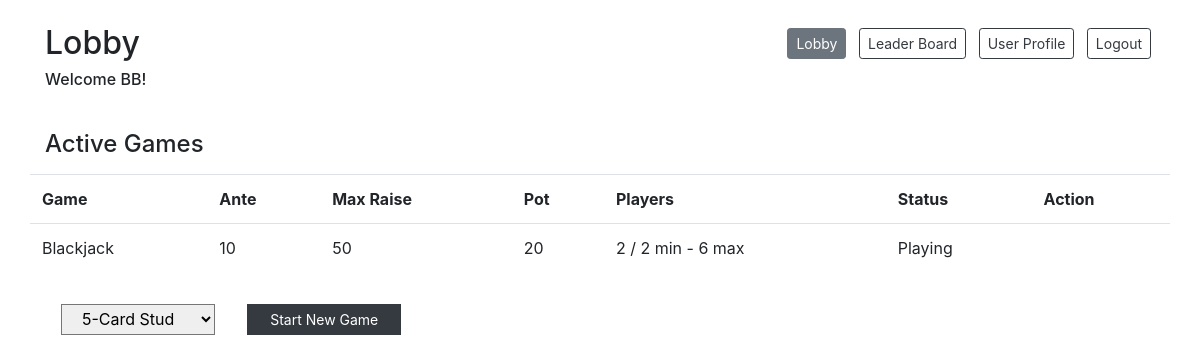
Page /lobby (signed in) on the committed database.
### models.py (models this page shows)
class User(db.Model):
    __tablename__ = "users"
    id = db.Column(db.Integer, primary_key=True)
    user_name = db.Column(db.String(255))
    email = db.Column(db.String(255))
    password = db.Column(db.String(255))
    balance = db.Column(db.Integer)
    photo = db.Column(db.BLOB)
    wins = db.Column(db.Integer)
    losses = db.Column(db.Integer)
    current_game_id = db.Column(db.Integer, db.ForeignKey("games.id"), nullable=True)  # is null if not currently in a game
    current_game = db.relationship("Game", foreign_keys=[current_game_id], backref="game_users")
    created_at = db.Column(db.DateTime, server_default=func.now())
    updated_at = db.Column(db.DateTime, server_default=func.now(), onupdate=func.now())

class Game(db.Model):
    __tablename__ = "games"
    id = db.Column(db.Integer, primary_key=True)
    game_type_id = db.Column(db.Integer, db.ForeignKey("game_types.id"), nullable=False)
    game_type = db.relationship("GameType", foreign_keys=[game_type_id], backref="gametype_games")
    game_status = db.Column(db.Integer)  # 0: waiting, 1: playing, 2: completed
    pot = db.Column(db.Integer)
    current_turn = db.Column(db.Integer)
    num_players = db.Column(db.Integer)
    created_at = db.Column(db.DateTime, server_default=func.now())
    updated_at = db.Column(db.DateTime, server_default=func.now(), onupdate=func.now())

class GameType(db.Model):
    __tablename__ = "game_types"
    id = db.Column(db.Integer, primary_key=True)
    game_name = db.Column(db.String(255))
    time_limit = db.Column(db.Integer)
    min_players = db.Column(db.Integer)
    max_players = db.Column(db.Integer)
    ante = db.Column(db.Integer)
    max_raise = db.Column(db.Integer)
    created_at = db.Column(db.DateTime, server_default=func.now())
    updated_at = db.Column(db.DateTime, server_default=func.now(), onupdate=func.now())

### controller_functions.py (the view)
def lobby():
    if 'user_id' in session:
        user = getUser(session['user_id'])
        if user:
            games = getActiveGames()
            game_types = getGameTypes()
            return render_template('lobby.html', user = user, games = games, game_types = game_types)
    return redirect('/login-registration')

### utilities.py (called while the page is built)
def getUser(user_id):
    user = User.query.get(user_id)
    return user

def getActiveGames():
    active_games = Game.query.filter(or_(Game.game_status == 0, Game.game_status ==1)).all()
    return active_games  # return game info

def getGameTypes():
    game_types = GameType.query.all()
    return game_types  # return game types

### templates/lobby.html (shortened to what this page needs)
<!DOCTYPE html>
<html lang="en">
<head>
    <link href="https://stackpath.bootstrapcdn.com/bootstrap/4.4.1/css/bootstrap.min.css" rel="stylesheet">
</head>
<body>
    <div class="container bg-white">
        <div class="row justify-content-between mt-4 mb-2">
            <div class="col-auto">
                <h2>Lobby</h2>
                <h6>Welcome {{user.user_name}}!</h6>
            </div>
            <div class="col-auto">
                <a href="#" class="inactive col-auto btn btn-secondary btn-sm mx-1 mt-1 mb-3">Lobby</a>
                <a href="/leaderboard" class="col-auto btn btn-outline-dark btn-sm mx-1 mt-1 mb-3">Leader Board</a>
                <a href="/user-profile" class="col-auto btn btn-outline-dark btn-sm mx-1 mt-1 mb-3">User Profile</a>
                <a href="/logout-action" class="col-auto btn btn-outline-dark btn-sm mx-1 mt-1 mb-3">Logout</a>
            </div>
        </div>
        <div class="row pt-4">
            <h4 class="col-12 pb-2">Active Games</h4>
            {% if games %}
            <table class="table table-fixed text-left table-hover">
                <tr>
                    <th>Game</th>
                    <th>Ante</th>
                    <th>Max Raise</th>
                    <th>Pot</th>
                    <th>Players</th>
                    <th>Status</th>
                    <th>Action</th>
                    {% for game in games %}
                            <td>{{game.game_type.game_name}}</td>
                            <td>{{game.game_type.ante}}</td>
                            <td>{{game.game_type.max_raise}}</td>
                            <td>{{game.pot}}</td>
                            <td>{{game.num_players}} / {{game.game_type.min_players}} min - {{game.game_type.max_players}} max</td>
                            {% if game.game_status == 0 %}
                                <td>Waiting</td>
                                {% if user.current_game_id == game.id %}
                                <td><a href="/lobby/leave-game/{{game.id}}" class="button btn-sm btn-primary">Leave</a></td>
                                {% else: %}
                                <td><a href="/lobby/join-game/{{game.id}}" class="button btn-sm btn-primary">Join</a></td>
                                {% endif %}
                            {% else %}
                                <td>Playing</td>
                                <td></td>
                            {% endif %}
                        </tr>
                    {% endfor %}
            </table>
            {% else %}
            <h6>No active games</h6>
            {% endif %}
        </div>
        <form action="/lobby/new-game" method="post" class="col-5 pt-3">
            <div class="row">
                <select type="text" name="game_type_id" class="input-lg col-4 rounded-0 px-3 mx-3" required>
                    {% for game_type in game_types %}
                        <option value="{{game_type.id}}">{{game_type.game_name}}</option>
                    {% endfor %}
                </select>
                <button type="submit" class="col-4 btn btn-dark btn-sm btn-block rounded-0 ml-3">Start New Game</button>
            </div>
        </form>
    </div>
</body>
</html>

### rows in the picture
User: user_name "BB"
Game: game_type.game_name "Blackjack", game_type.ante "10", game_type.max_raise "50", pot "20", num_players "2", game_type.min_players "2", game_type.max_players "6", game_status "Playing"

### other values in the picture
form field game_type_id "5-Card Stud"
